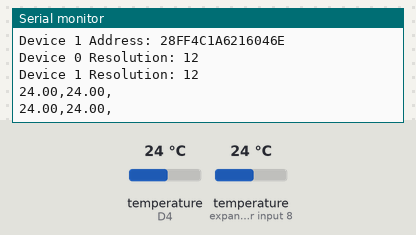
Simulated run of this program. Board: Arduino MKR. Shown: the last lines printed to the serial monitor. The test bench sets the inputs (shaded band); at power-on: temperature (sensors on D4, expander input 8) 24 °C.

Above: at 2.8 s.
2.9 s: temperature (sensor on D4) set to 12 °C
At 4.1 s:
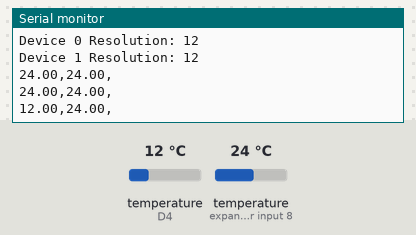
4.7 s: temperature (sensor on expander input 8) set to 12 °C
At 4.7 s:
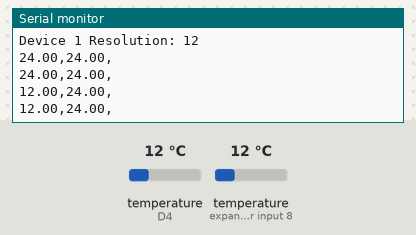
6.5 s: temperature (sensor on D4) set to 19 °C
At 8.0 s:
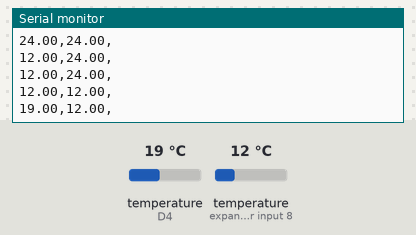
8.3 s: temperature (sensor on expander input 8) set to 19 °C
At 9.4 s:
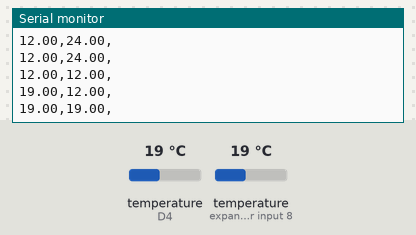
Timing chart, 0 to 11.1 s (numbered marks = the images above; inputs shaded):
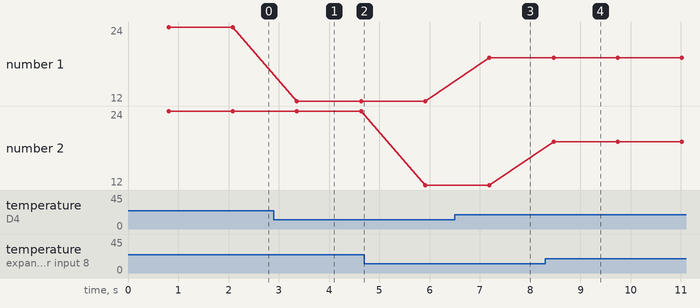

Measured:
- after the input at 2.9 s, the serial monitor: prints a new line after 0.46 s (image 1)
- after the input at 6.5 s, the serial monitor: prints a new line after 0.69 s (image 3)
- after the input at 8.3 s, the serial monitor: prints a new line after 0.16 s (image 4)
- plotted number 1: 12 → 19 after the input at 6.5 s

The program:

main.cpp
```cpp
// Include the libraries we need
#include <OneWire.h>
#include <DallasTemperature.h>

// Data wire is plugged into port 2 on the Arduino
#define ONE_WIRE_BUS 4

// Setup a oneWire instance to communicate with any OneWire devices (not just Maxim/Dallas temperature ICs)
OneWire oneWire(ONE_WIRE_BUS);

// Pass our oneWire reference to Dallas Temperature.
DallasTemperature sensors(&oneWire);

// arrays to hold device address
DeviceAddress insideThermometer,outsideThermometer;

// Prototypes of the functions
void printData(DeviceAddress deviceAddress);
void printAddress(DeviceAddress deviceAddress);
/*
 * Setup function. Here we do the basics
 */
void setup(void)
{
  // start serial port
  Serial.begin(9600);
  Serial.println("Dallas Temperature IC Control Library Demo");

  // locate devices on the bus
  Serial.print("Locating devices...");
  sensors.begin();
  Serial.print("Found ");
  Serial.print(sensors.getDeviceCount(), DEC);
  Serial.println(" devices.");

  // report parasite power requirements
  Serial.print("Parasite power is: ");
  if (sensors.isParasitePowerMode()) Serial.println("ON");
  else Serial.println("OFF");

  // Assign address manually. The addresses below will beed to be changed
  // to valid device addresses on your bus. Device address can be retrieved
  // by using either oneWire.search(deviceAddress) or individually via
  // sensors.getAddress(deviceAddress, index)
  // Note that you will need to use your specific address here
  //insideThermometer = { 0x28, 0x1D, 0x39, 0x31, 0x2, 0x0, 0x0, 0xF0 };

  // Method 1:
  // Search for devices on the bus and assign based on an index. Ideally,
  // you would do this to initially discover addresses on the bus and then
  // use those addresses and manually assign them (see above) once you know
  // the devices on your bus (and assuming they don't change).
  if (!sensors.getAddress(insideThermometer, 0)) Serial.println("Unable to find address for Device 0");
  if (!sensors.getAddress(outsideThermometer, 1)) Serial.println("Unable to find address for Device 1");

  // method 2: search()
  // search() looks for the next device. Returns 1 if a new address has been
  // returned. A zero might mean that the bus is shorted, there are no devices,
  // or you have already retrieved all of them. It might be a good idea to
  // check the CRC to make sure you didn't get garbage. The order is
  // deterministic. You will always get the same devices in the same order
  //
  // Must be called before search()
  //oneWire.reset_search();
  // assigns the first address found to insideThermometer
  //if (!oneWire.search(insideThermometer)) Serial.println("Unable to find address for insideThermometer");

  // show the addresses we found on the bus
  Serial.print("Device 0 Address: ");
  printAddress(insideThermometer);
  Serial.println();

  Serial.print("Device 1 Address: ");
  printAddress(outsideThermometer);
  Serial.println();
  // set the resolution to 9 bit (Each Dallas/Maxim device is capable of several different resolutions)
  sensors.setResolution(insideThermometer, 12);
    sensors.setResolution(outsideThermometer, 12);

  Serial.print("Device 0 Resolution: ");
  Serial.print(sensors.getResolution(insideThermometer), DEC);
  Serial.println();


  Serial.print("Device 1 Resolution: ");
  Serial.print(sensors.getResolution(outsideThermometer), DEC);
  Serial.println();
}

// function to print the temperature for a device
void printTemperature(DeviceAddress deviceAddress)
{
  // method 1 - slower
  //Serial.print("Temp C: ");
  //Serial.print(sensors.getTempC(deviceAddress));
  //Serial.print(" Temp F: ");
  //Serial.print(sensors.getTempF(deviceAddress)); // Makes a second call to getTempC and then converts to Fahrenheit

  // method 2 - faster
  float tempC = sensors.getTempC(deviceAddress);
  if (tempC == DEVICE_DISCONNECTED_C)
  {
    Serial.println("Error: Could not read temperature data");
    return;
  }
  //Serial.print("Temp C: ");
  Serial.print(tempC);
  //Serial.print(" Temp F: ");
  //Serial.println(DallasTemperature::toFahrenheit(tempC)); // Converts tempC to Fahrenheit
}
/*
 * Main function. It will request the tempC from the sensors and display on Serial.
 */
void loop(void)
{
  // call sensors.requestTemperatures() to issue a global temperature
  // request to all devices on the bus
  //Serial.print("Requesting temperatures...");
  sensors.requestTemperatures(); // Send the command to get temperatures
  //Serial.println("DONE");

  // It responds almost immediately. Let's print out the data
  printData(insideThermometer);
  printData(outsideThermometer);
  Serial.println();
  delay(500);
  // Use a simple function to print out the data
}

// function to print a device address
void printAddress(DeviceAddress deviceAddress)
{
  for (uint8_t i = 0; i < 8; i++)
  {
    if (deviceAddress[i] < 16) Serial.print("0");
    Serial.print(deviceAddress[i], HEX);
  }
}

void printData(DeviceAddress deviceAddress)
{
  //Serial.print("Device Address: ");
  //printAddress(deviceAddress);

  printTemperature(deviceAddress);
  Serial.print(",");
  //Serial.println();
}
```
